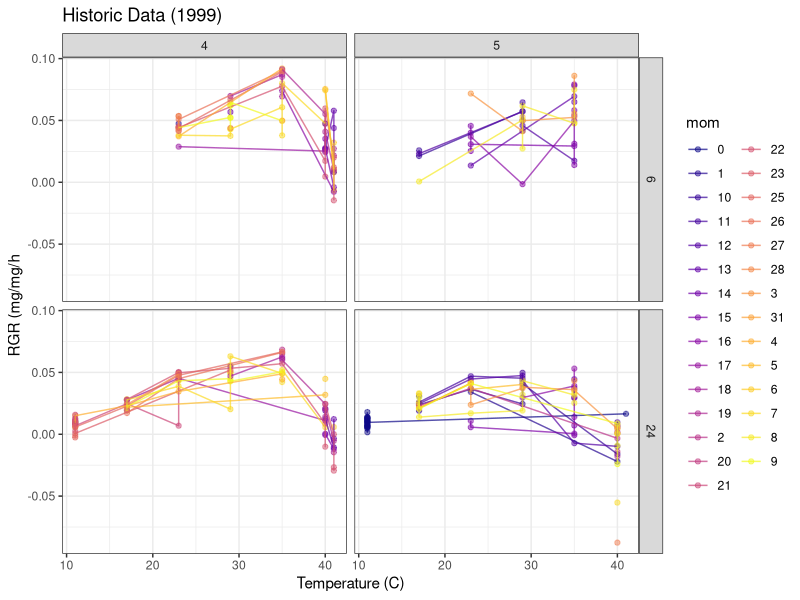
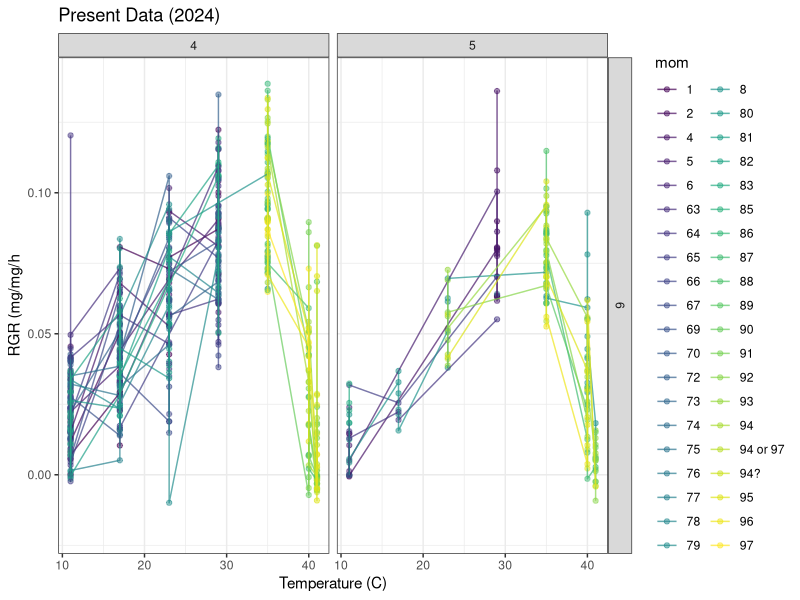
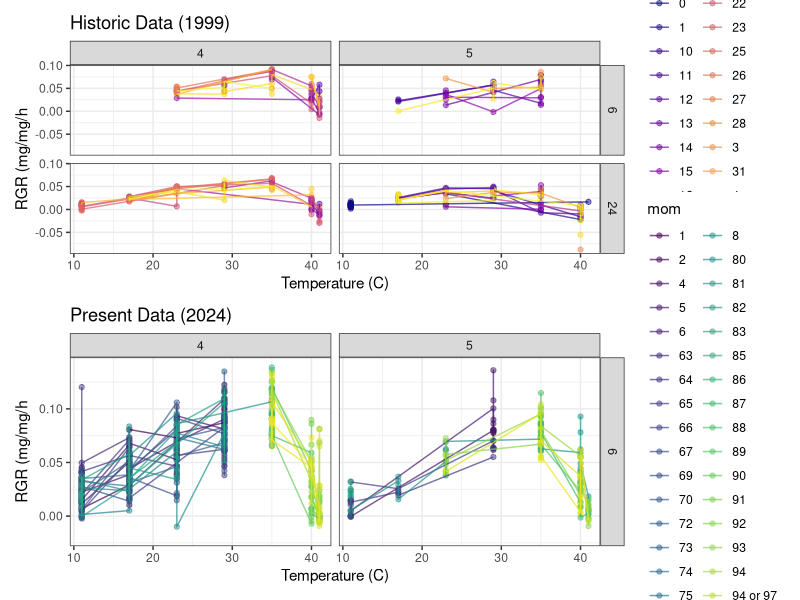
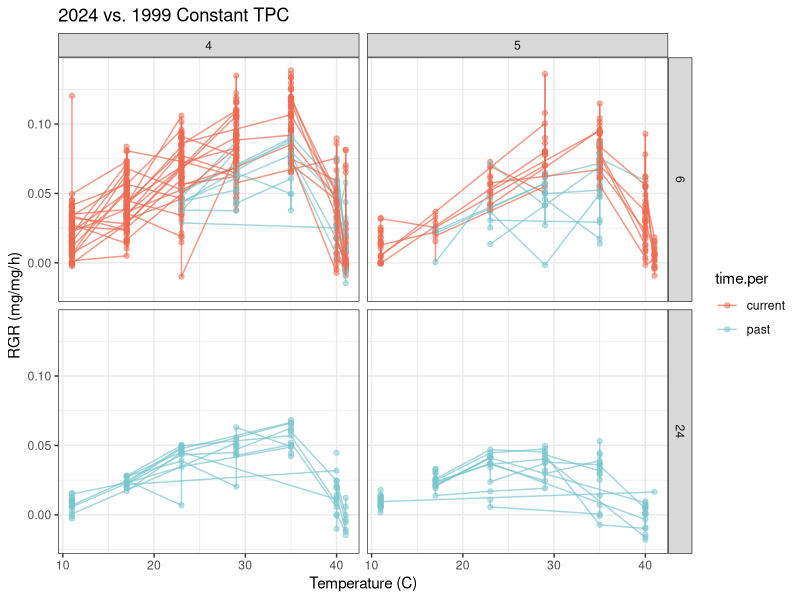
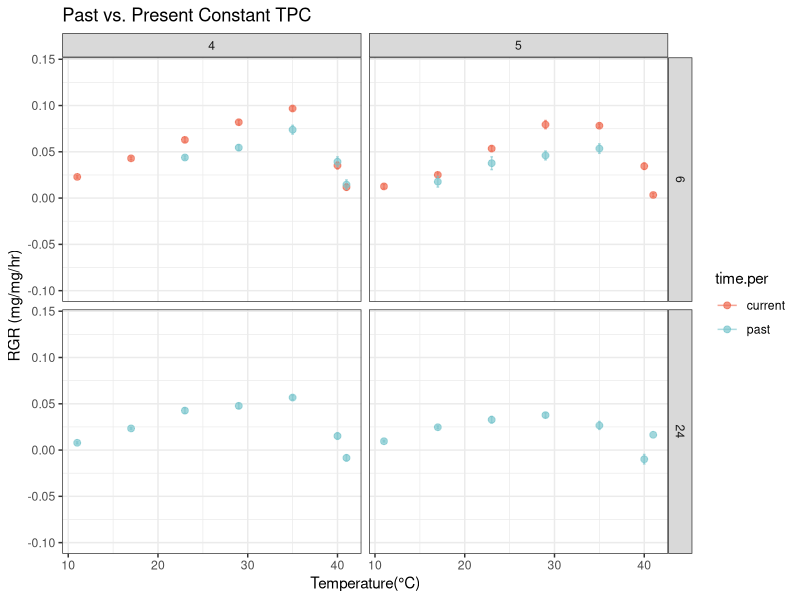
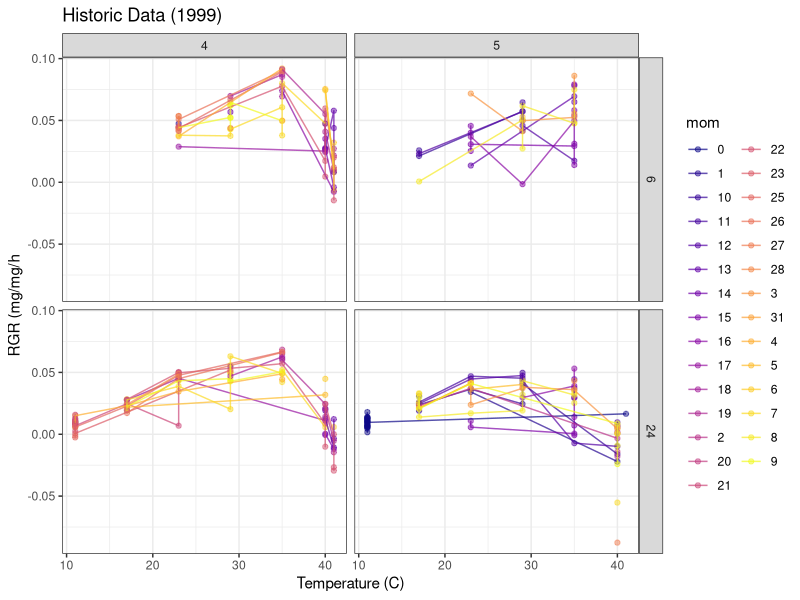
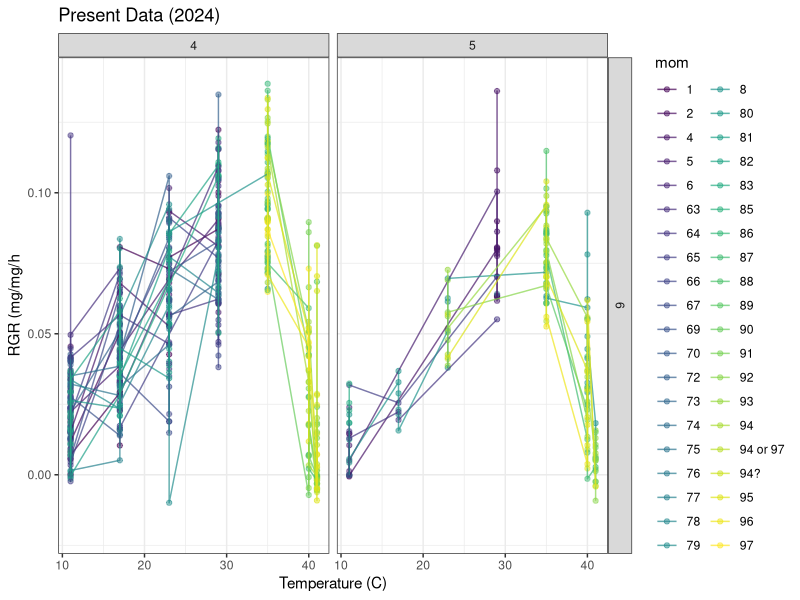
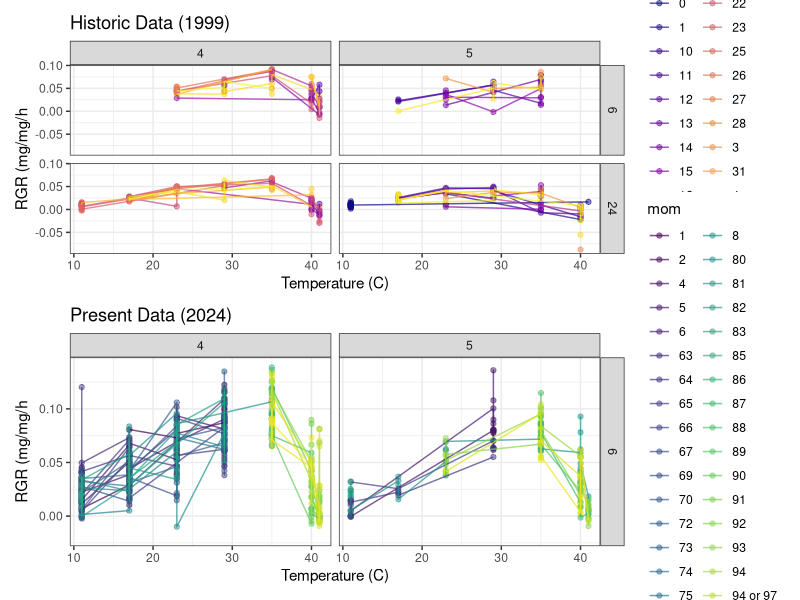

Write R code to recreate these figures, in order.
# Taylor M. Hatcher
# 24 Hr Constant TPC Analysis for P.rapae
# This analysis compares historical constant feeding relative growth rates at 6hr and 24hr at a constant temperature

# Load required libraries 
library(ggplot2)
library(data.table)
library(dplyr)
library(patchwork)
library(reshape2)
library(viridis)
library(tidyverse)
library(lubridate)

# set working directory to github repository
setwd("~/Desktop/Repos/WARP2024/Data")

# read in past data 
tpc1 = read.csv("PrapaeW.1999.ConstantTempTPCs.4thinstar.jul2021.xlsx - data.csv")
tpc1$instar=4 # identify instar

tpc2 = read.csv("PrapaeW.1999.ConstantTempTPCs.5thinstar.jul2021.xlsx - data.csv")
names(tpc2)=names(tpc1)
tpc2$instar=5 # identify instar

#tpc3 = read.csv("Prapae.WAonly.csv")
#tpc3$instar=4
# this section of code is me trying to add in the data set for historic TRN for leaf but they aren't named similarly so I can't rbind them


# combine past data sets using rbind
tpc.p= rbind(tpc1, tpc2)

# calculate relative growth rate for 1999 past data set
tpc.p$rgr= (log(tpc.p$fw) - log(tpc.p$Mo))/tpc.p$time ### ?!?!?! is this the correct way to calculate rgr?
tpc.p$time.per= "past" # labels this data as past data set 

# ensure column names match current data column names
tpc.ps= tpc.p[,c("UniID","mom","ID","temp","instar","time","duration","mgain","rgr","time.per")]

# #plot densities for what time they did weighings in the past
# ggplot(tpc.ps[tpc.ps$time>5 & tpc.ps$time<6.5,], aes(x=time, color=factor(instar), group=factor(instar)))+
# geom_density()
# table(tpc.ps$time, tpc.ps$instar)

# load in recent 2024  Constant TPC data
tpc.c = read.csv("2024PrapaeConstantTPCCombineddata.csv")


# calculate exact durations for present data set - currently not working at all, need help!!!! --- finish addressing this-- durations are wonky, may need to go in and edit data sheet
#tpc.c <- data.frame(t.in = c("10:00","11:00"), t.out = c("12:00", "13:00"))
# Paste date in time in and time out column 
tpc.c$t.in <- paste(tpc.c$Date, tpc.c$t.in, sep = " ")
tpc.c$t.out <- paste(tpc.c$Date, tpc.c$t.out, sep = " ")

# Convert to POSIXct with correct formatting

tpc.c$t.in <- as.POSIXct(tpc.c$t.in, format = "%d-%b-%y %H:%M", tz = "UTC")
tpc.c$t.out <- as.POSIXct(tpc.c$t.out, format = "%d-%b-%y %H:%M", tz = "UTC")

tpc.c$duration <- as.numeric(difftime(tpc.c$t.out, tpc.c$t.in, units = "hours"))

# Convert final weight column to numeric and drop nas
tpc.c$fw <- as.numeric(tpc.c$fw)

# calculate relative growth rate for current 2024 data set
tpc.c$rgr= (log(tpc.c$fw) - log(tpc.c$M0))/tpc.c$duration #!!!!!!!!check duration if it is correct --- note to self on 12/19/24 - should I calculate actual durations like joel did? May be why my error bars are so small
tpc.c$time.per= "current"

# Make sure that new data follows naming of old data sets
tpc.c$mom= tpc.c$Female
tpc.c$ID= tpc.c$Individual
tpc.c$UniID= paste(tpc.c$temp, tpc.c$mom, tpc.c$ID, sep=".")

#Calculate mass gained in each time treatment
tpc.c$mgain= tpc.c$fw - tpc.c$M0

#combine historic and current
tpc.cs= tpc.c[,c("UniID","mom","ID","temp","instar","time","duration","mgain","rgr","time.per")]

# combine data sets 
tpc= rbind(tpc.cs, tpc.ps)


###Plot

##Set up durations of 6hr and 24hr

tpc$dur=NA
tpc$time= as.numeric(tpc$time)
tpc[tpc$time>5 & tpc$time<6.5 & tpc$time.per=="past","dur"]=6
tpc[tpc$time>20 & tpc$time<26 & tpc$time.per=="past","dur"]=24
tpc[tpc$time.per=="current","dur"]= tpc[tpc$time.per=="current","duration"]

###separate historic and present data

# Filter data for historic data set 
tpc_past <- tpc %>% filter(time.per == "past")

# Create the plot for past data
past_plot <- ggplot(tpc_past[tpc_past$dur %in% c(6, 24),], aes(x = temp, y = rgr, color = mom)) +
  geom_point(alpha = 0.5) +
  geom_line(aes(group = mom), alpha = 0.7) +
  facet_grid(dur ~ instar) +
  theme_bw() +
  xlab("Temperature (C)") +
  ylab("RGR (mg/mg/h") +
  ggtitle("Historic Data (1999)") +
  scale_color_viridis(discrete = TRUE, option = "C")
print(past_plot)
setwd('/Volumes/GoogleDrive/Shared drives/TrEnCh/Projects/WARP/Analyses/figures/')
pdf("24hrTPCConstantHistoricData")

# Filter data for current data set
tpc_current <- tpc %>% filter(time.per == "current")
past_plot
dev.off()

# Create the plot for current data
current_plot <- ggplot(tpc_current[tpc_current$duration %in% c(6,24),], aes( x = temp, y = rgr, color = mom)) +
  geom_point(alpha = 0.5) +
  geom_line(aes(group = mom), alpha = 0.7) +
  facet_grid(dur ~ instar) +
  theme_bw() +
  xlab("Temperature (C)") +
  ylab("RGR (mg/mg/h") +
  ggtitle("Present Data (2024)") +
  ylim(-0.02, 0.14) +
  scale_color_viridis(discrete = TRUE)
print(current_plot)
setwd('/Volumes/GoogleDrive/Shared drives/TrEnCh/Projects/WARP/Analyses/figures/')
pdf("2024_24hrTPCConstantCurrentData")
current_plot
dev.off()

#combine both individual plots for past and current data
combined_plot <- past_plot + current_plot + plot_layout(ncol = 1)
print(combined_plot)   
tpc.plot <- ggplot(tpc[tpc$dur %in% c(6,24),], aes(x=temp, y=rgr, color=time.per)) +
  geom_point(alpha=0.5) +
  geom_line(aes(group = mom, color = time.per), alpha = 0.7) + # lineage lines
  facet_grid(dur ~ instar) +
  theme_bw() +
  xlab("Temperature (C)") +
  ylab("RGR (mg/mg/h)") +
  ggtitle("2024 vs. 1999 Constant TPC") +
  ylim(-0.02, 0.14)+
  scale_color_manual(values = c("current" = "#EE6A50", "past" = "#7AC5CD"))
print(tpc.plot)
setwd('/Volumes/GoogleDrive/Shared drives/TrEnCh/Projects/WARP/Analyses/figures/')
pdf("2024ConstantTPCComparison")
combined_plot
dev.off()

# Aggregate mean values with standard error calculation
tpc.agg <- tpc %>%
  group_by(temp, time.per, dur, instar) %>% # need to actually calculate the precise durations and not just a flat 6 hr and 24 hr durations for the present data set
  dplyr::summarise(
    mean = mean(rgr, na.rm = TRUE),
    se = sd(rgr, na.rm = TRUE) / sqrt(n())
  )
#plotting family means with error bars
tpc.plot <- ggplot(tpc.agg[tpc.agg$dur %in% c(6, 24), ],aes(x = temp, y = mean, color = time.per, group = time.per)) +
  geom_point(alpha = 0.7, size = 2) + # Points for mean values
  geom_errorbar(aes(ymin = mean - se, ymax = mean +se), width = 0.3, alpha = 0.6) + # Error bars
  facet_grid(dur ~ instar) + #Facets for duration and instar
  theme_bw() +
  xlab("Temperature(°C)") +
  ylab("RGR (mg/mg/hr)") +
  ggtitle("Past vs. Present Constant TPC") +
  ylim(-0.10, 0.14) +
  scale_color_manual(values = c("current" = "#EE6A50", "past" = "#7AC5CD"))
  #tpc$time.per <- factor(tpc$time.per, levels = c("past", "current")) 
  print(tpc.plot)
  setwd('/Volumes/GoogleDrive/Shared drives/TrEnCh/Projects/WARP/Analyses/figures/')
  pdf("2024ConstantTPCFamilyMeans")
  tpc.plot
  dev.off()

#plot family mean values 
tpc.agg.f <- tpc %>%
  group_by(mom) %>%
  dplyr::summarise(rgr, na.rm=TRUE) 
